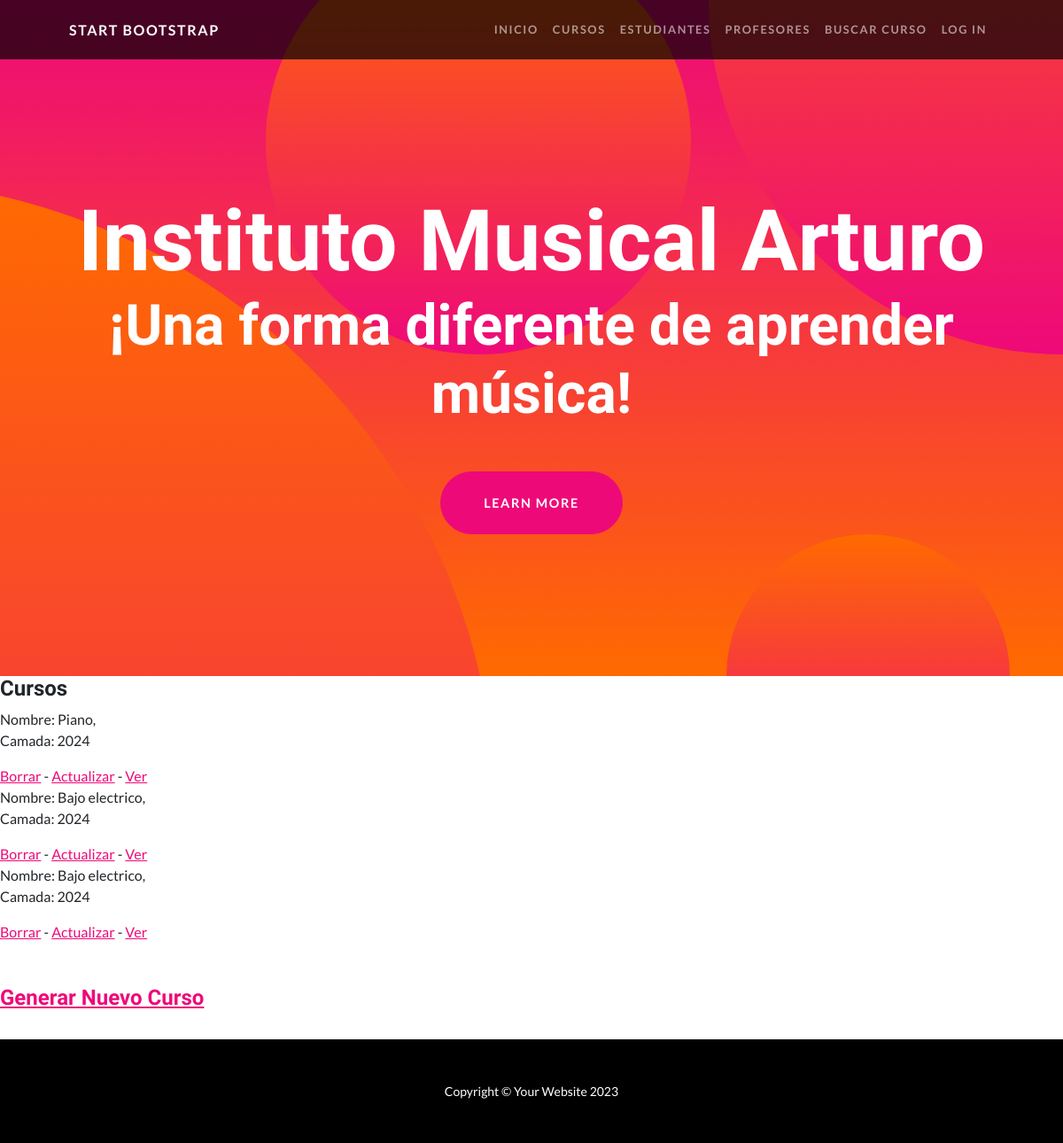
/cursos/listar, run on an earlier commit of the app's database.
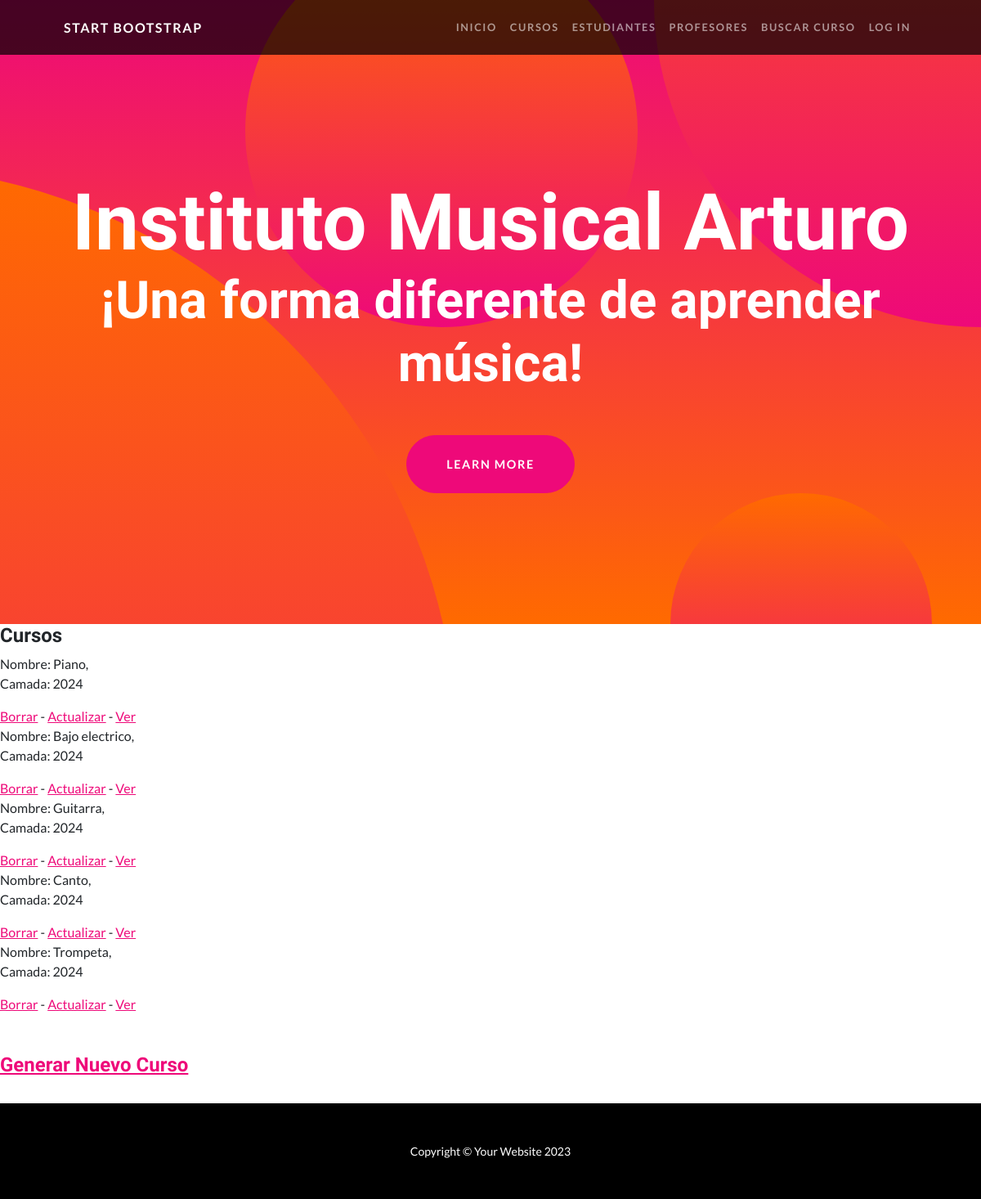
And on a later commit of the database.
### app_music/models.py (models this page shows)
class Curso(models.Model):
    nombre = models.CharField(max_length=40)
    camada = models.IntegerField()

### app_music/views.py (the view)
# urls.py: path('cursos/listar', views.CursoListView.as_view(), name ="ListarCursos"),
class CursoListView(ListView):
    model = Curso
    context_object_name = "cursos"
    template_name = "app_music/lista_cursos.html"

### app_music/templates/app_music/lista_cursos.html (shortened to what this page needs)
{% extends 'app_music/base.html' %}
{% load static %}
{% block main %}
<h4>Cursos</h4>
    {% for curso in cursos %}
        <p>Nombre: {{curso.nombre}}, <br> Camada: {{curso.camada}}</p>
        <a href="{% url 'CursoBorrar' curso.pk %}">Borrar</a>
        -
        <a href="{% url 'ActualizarCurso' curso.pk %}">Actualizar</a>
        -
        <a href='{% url "CursoDetalle" curso.pk %}'>Ver</a>
    {% endfor %}
    <br><br><br>
    <h4><a href="{% url 'NuevoCurso' %}">Generar Nuevo Curso</a></h4><br>
    {% endblock main %}

What changed in the data, as far as the page shows it:
removed Curso: nombre "Bajo electrico", camada "2024"
added Curso: nombre "Guitarra", camada "2024"
added Curso: nombre "Canto", camada "2024"
added Curso: nombre "Trompeta", camada "2024"
